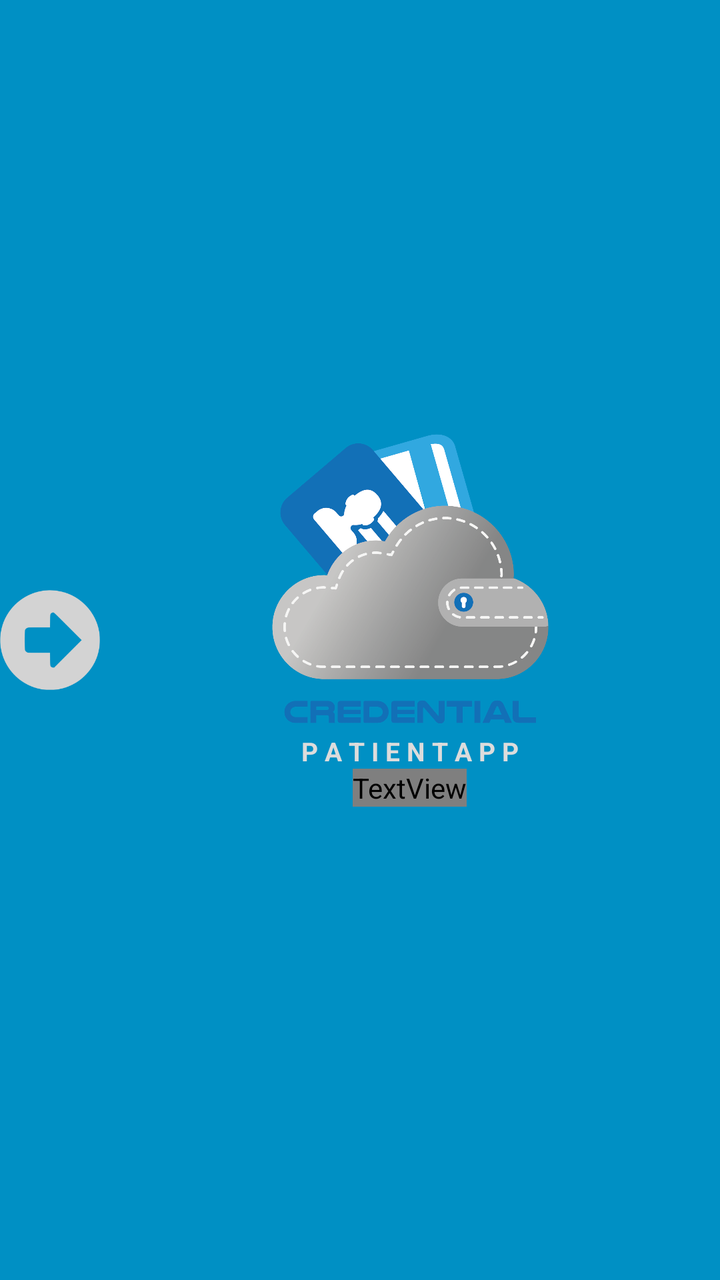
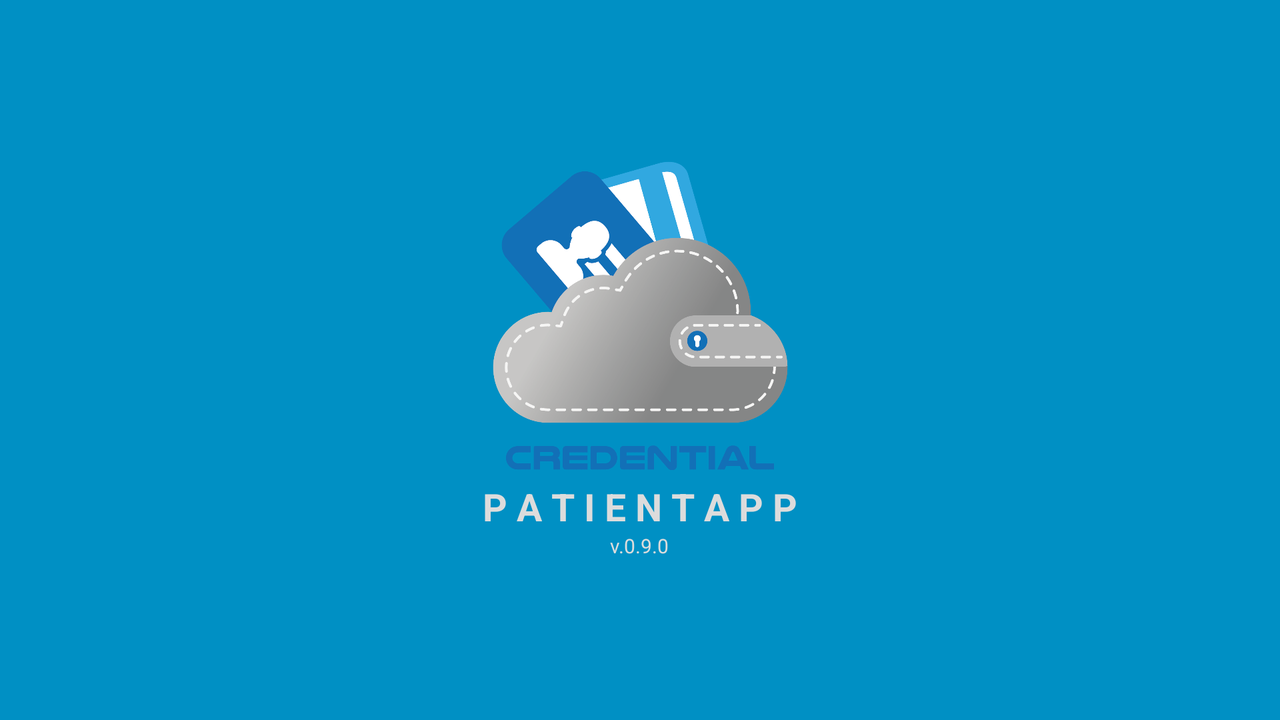

The same Android screen from two of the app's own layout files: first res/layout/ as a phone draws it, then the author's variant for another configuration, drawn on a device whose configuration selects that folder. Both files follow.
<!-- AndroidManifest.xml: application theme AppTheme -->
<!-- res/layout/content_main.xml -->
<?xml version="1.0" encoding="utf-8"?>
<RelativeLayout xmlns:android="http://schemas.android.com/apk/res/android"
    xmlns:app="http://schemas.android.com/apk/res-auto"
    xmlns:tools="http://schemas.android.com/tools"
    android:id="@+id/container"
    android:layout_width="match_parent"
    android:layout_height="match_parent"
    android:background="@color/colorBackground"
    android:gravity="center"
    tools:context="eu.credential.app.patient.ui.MainActivity">

    <LinearLayout
        android:layout_width="match_parent"
        android:layout_height="match_parent"
        android:orientation="horizontal">

        <ImageView
            android:id="@+id/imageView"
            android:layout_width="50dp"
            android:layout_height="50dp"
            android:layout_gravity="center"
            app:srcCompat="@drawable/right_circular"
            tools:ignore="ContentDescription" />

        <LinearLayout
            android:layout_width="match_parent"
            android:layout_height="match_parent"
            android:gravity="center"
            android:orientation="vertical">

            <ImageView
                android:id="@+id/imageView2"
                android:layout_width="150dp"
                android:layout_height="150dp"
                android:contentDescription="@string/app_logo"
                app:srcCompat="@drawable/credential_logo"
                tools:ignore="ContentDescription" />

            <TextView
                android:id="@+id/name"
                android:layout_width="wrap_content"
                android:layout_height="wrap_content"
                android:text="@string/app_title"
                android:textColor="@color/colorPrimary"
                android:textSize="13sp"
                android:textStyle="bold" />

            <TextView
                android:id="@+id/textView2"
                android:layout_width="wrap_content"
                android:layout_height="wrap_content"
                android:text="@string/version"
                android:layout_marginBottom="20dp"
                android:textColor="@color/ap_black"
                android:textSize="13sp" />
        </LinearLayout>
    </LinearLayout>
</RelativeLayout>
<!-- resources referenced by this layout -->
<resources>
  <color name="colorBackground">#0090c4</color>
  <color name="colorPrimary">#dcdcdc</color>
  <!-- drawable credential_logo: png bitmap (drawable, 172290 bytes) -->
  <!-- drawable right_circular: png bitmap (drawable, 6158 bytes) -->
  <string name="app_logo">App logo</string>
  <string name="app_title">P A T I E N T  A P P</string>
  <string name="version">v.0.9.0</string>
  <style name="AppTheme" parent="Theme.AppCompat.Light.NoActionBar">
          
          <item name="colorPrimary">@color/colorAccent</item>
          <item name="android:colorBackground">@color/colorBackground</item>
          <item name="colorPrimaryDark">@color/colorPrimaryDark</item>
          <item name="colorAccent">@color/colorAccent</item>
      </style>
  <color name="colorAccent">#1270b7</color>
  <color name="colorPrimaryDark">#007dab</color>
</resources>
<!-- res/layout-land/content_main.xml (the author's variant of the layout above) -->
<!-- drawn on the phone turned sideways -->
<?xml version="1.0" encoding="utf-8"?>
<RelativeLayout xmlns:android="http://schemas.android.com/apk/res/android"
    xmlns:app="http://schemas.android.com/apk/res-auto"
    xmlns:tools="http://schemas.android.com/tools"
    android:id="@+id/container"
    android:layout_width="match_parent"
    android:layout_height="match_parent"
    android:background="@color/colorBackground"
    android:gravity="center"
    tools:context="eu.credential.app.patient.ui.MainActivity">

    <ImageView
        android:id="@+id/imageView2"
        android:layout_width="160dp"
        android:layout_height="160dp"
        android:contentDescription="@string/app_logo"
        android:layout_centerHorizontal="true"
        android:layout_centerVertical="true"
        app:srcCompat="@drawable/credential_logo"
        tools:ignore="ContentDescription" />

    <TextView
        android:id="@+id/name"
        android:layout_width="wrap_content"
        android:layout_height="wrap_content"
        android:layout_below="@+id/imageView2"
        android:layout_centerHorizontal="true"
        android:text="@string/app_title"
        android:textColor="@color/colorPrimary"
        android:textSize="19sp"
        android:textStyle="bold" />

    <TextView
        android:id="@+id/textView2"
        android:layout_width="wrap_content"
        android:layout_height="wrap_content"
        android:layout_below="@+id/name"
        android:layout_centerHorizontal="true"
        android:text="@string/version"
        android:textColor="@color/colorPrimary"
        android:textSize="10sp"
        tools:ignore="SmallSp" />

</RelativeLayout>
<!-- resources referenced by the variant -->
<!-- as the phone turned sideways resolves them -->
<resources>
  <color name="colorBackground">#0090c4</color>
  <color name="colorPrimary">#dcdcdc</color>
  <!-- drawable credential_logo: png bitmap (drawable, 172290 bytes) -->
  <string name="app_logo">App logo</string>
  <string name="app_title">P A T I E N T  A P P</string>
  <string name="version">v.0.9.0</string>
  <style name="AppTheme" parent="Theme.AppCompat.Light.NoActionBar">
          
          <item name="colorPrimary">@color/colorAccent</item>
          <item name="android:colorBackground">@color/colorBackground</item>
          <item name="colorPrimaryDark">@color/colorPrimaryDark</item>
          <item name="colorAccent">@color/colorAccent</item>
      </style>
  <color name="colorAccent">#1270b7</color>
  <color name="colorPrimaryDark">#007dab</color>
</resources>
